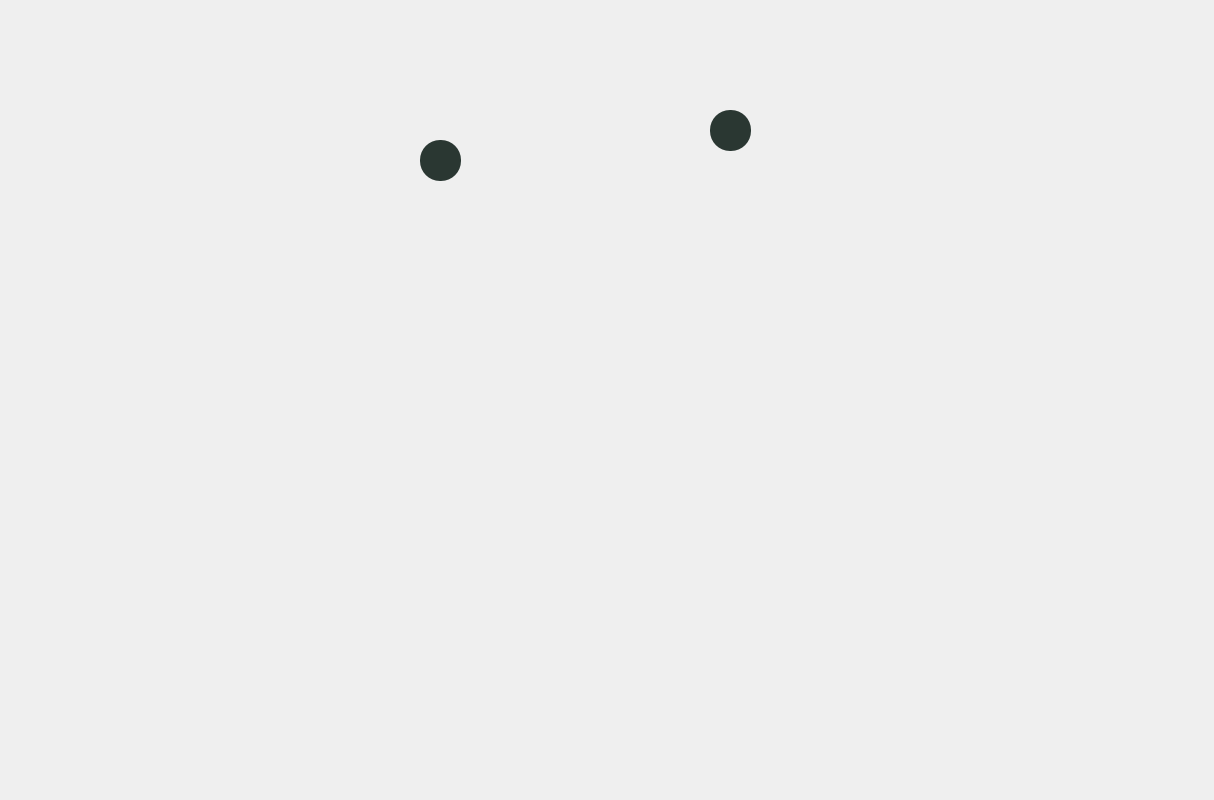
<?xml version="1.0" encoding="UTF-8"?>
<ui version="4.0">
 <class>Form</class>
 <widget class="QWidget" name="Form">
  <property name="geometry">
   <rect>
    <x>0</x>
    <y>0</y>
    <width>1214</width>
    <height>800</height>
   </rect>
  </property>
  <property name="sizePolicy">
   <sizepolicy hsizetype="Preferred" vsizetype="Preferred">
    <horstretch>0</horstretch>
    <verstretch>0</verstretch>
   </sizepolicy>
  </property>
  <property name="minimumSize">
   <size>
    <width>1214</width>
    <height>500</height>
   </size>
  </property>
  <property name="maximumSize">
   <size>
    <width>100000</width>
    <height>10000</height>
   </size>
  </property>
  <property name="windowTitle">
   <string>Form</string>
  </property>
  <widget class="QLabel" name="label">
   <property name="geometry">
    <rect>
     <x>240</x>
     <y>0</y>
     <width>701</width>
     <height>481</height>
    </rect>
   </property>
   <property name="text">
    <string/>
   </property>
   <property name="pixmap">
    <pixmap>bongos.png</pixmap>
   </property>
   <property name="scaledContents">
    <bool>true</bool>
   </property>
  </widget>
  <widget class="QPushButton" name="left">
   <property name="geometry">
    <rect>
     <x>420</x>
     <y>140</y>
     <width>41</width>
     <height>41</height>
    </rect>
   </property>
   <property name="styleSheet">
    <string notr="true">QPushButton {
background: #2A3732;
border-radius: 20px;
border-style: outset;
padding: 5px;
}

QPushButton:hover {
	border-style: inset;
}

QPushButton:pressed {
	border-style: inset;
	background: #AF8143;
}</string>
   </property>
   <property name="text">
    <string/>
   </property>
  </widget>
  <widget class="QPushButton" name="right">
   <property name="geometry">
    <rect>
     <x>710</x>
     <y>110</y>
     <width>41</width>
     <height>41</height>
    </rect>
   </property>
   <property name="styleSheet">
    <string notr="true">QPushButton {
background: #2A3732;
border-radius: 20px;
border-style: outset;
padding: 5px;
}

QPushButton:hover {
	border-style: inset;
}

QPushButton:pressed {
	border-style: inset;
	background: #AF8143;
}</string>
   </property>
   <property name="text">
    <string/>
   </property>
  </widget>
 </widget>
 <resources/>
 <connections/>
</ui>
